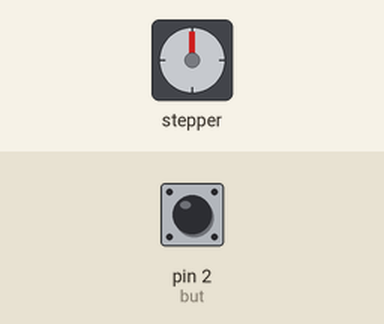
The sketch below on a simulated Arduino Uno, built with avr-gcc and run on an emulated ATmega328P. On the bench: stepper motor. The inputs (shaded band) are chosen by the test bench; at power-on: pin 2 (but) HIGH. Stepper angles assume 200 steps per turn.

Above: at 1.2 s.
1.3 s: pin 2 (but) pulled LOW for 1 s
At 3.1 s:
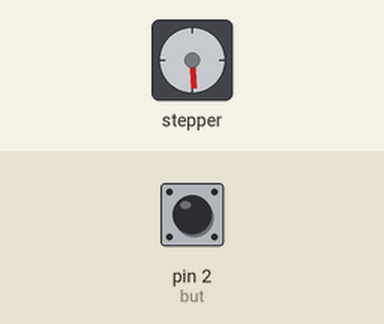
3.8 s: pin 2 (but) pulled LOW for 0.15 s
At 4.7 s:
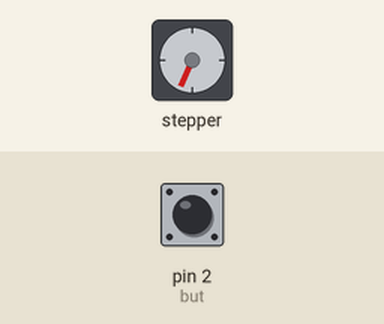
5.4 s: pin 2 (but) pulled LOW for 0.15 s
At 6.0 s:
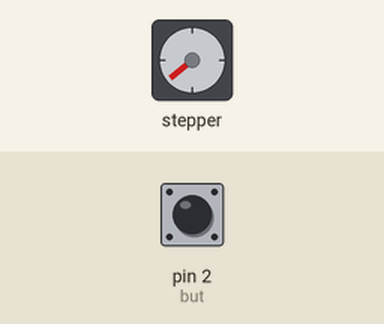
7.0 s: pin 2 (but) pulled LOW for 3.2 s
At 11.2 s:
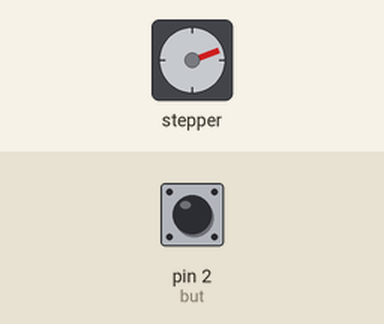
11.7 s: pin 2 (but) pulled LOW for 0.15 s
At 13.0 s:
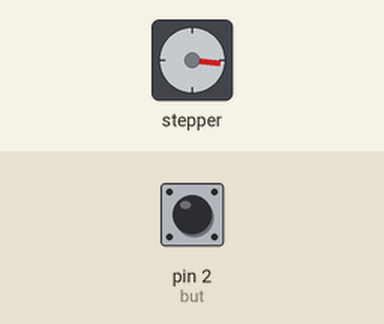
13.3 s: pin 2 (but) pulled LOW for 1 s
At 15.6 s:
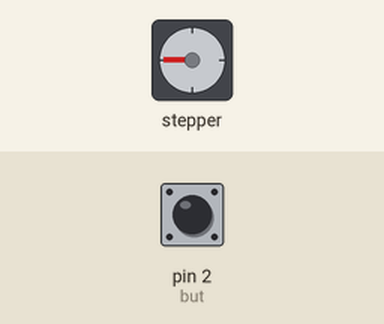
Timing chart, 0 to 16.8 s (numbered marks = the images above; inputs shaded):
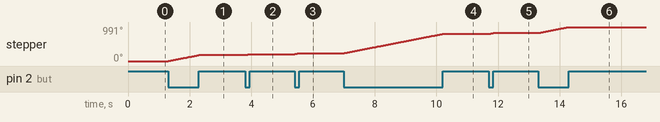

The sketch:

Twentieth.ino
```cpp
// This is another functionality with the stepper

#include <AccelStepper.h>

#define DIR_PIN 4
#define STEP_PIN 3
int motion=0;
int but = 2;

AccelStepper stepper(AccelStepper::DRIVER, STEP_PIN, DIR_PIN);

void setup() {
  stepper.setMaxSpeed(100);  // steps per second
  stepper.setAcceleration(200);
  pinMode(but, INPUT_PULLUP);
}

void loop() {
  int butRead = digitalRead(but);
  if (butRead == 0){
    stepper.setSpeed(500);
    stepper.runSpeed();
  }
}
```

Measured:
- after the input at 1.3 s, stepper: turns 176° clockwise in 1.0 s, starting at once
- after the input at 3.8 s, stepper: turns 27° clockwise in 0.14 s, starting at once
- after the input at 5.4 s, stepper: turns 27° clockwise in 0.14 s, starting at once
- after the input at 7.0 s, stepper: turns 560° clockwise in 3.2 s, starting at once
- after the input at 11.7 s, stepper: turns 27° clockwise in 0.14 s, starting at once
- after the input at 13.3 s, stepper: turns 174° clockwise in 0.99 s, starting at once
